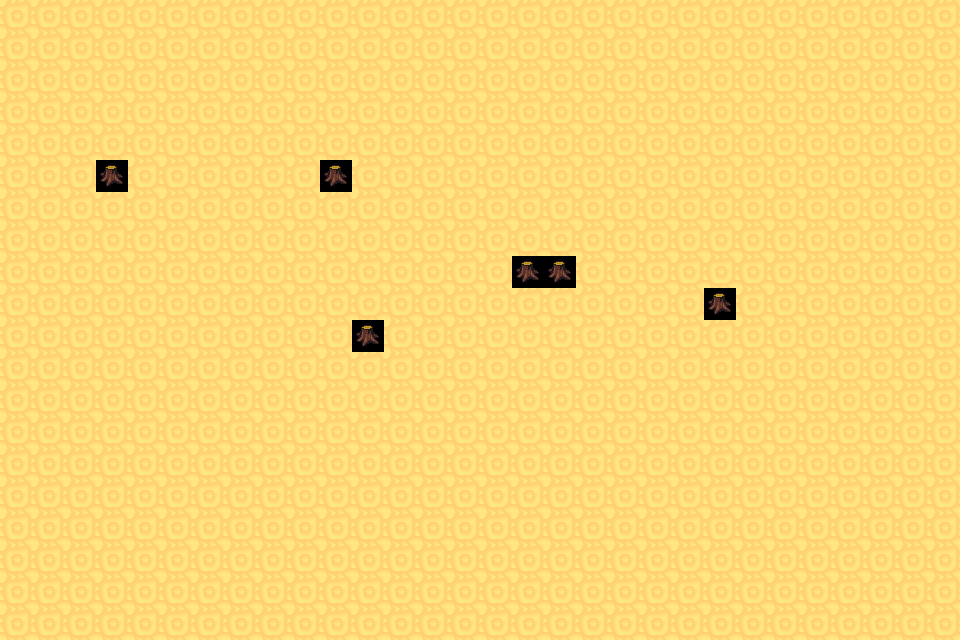

Below is a game level as drawn by its tile map, then a one-line description and the .tmx file that defines it, in full:
An orthogonal 30x20 tile map with 32x32 px tiles, 1 tile layer (Tile Layer 1).

<map version="1.10" tiledversion="1.11.2" orientation="orthogonal" renderorder="right-down" width="30" height="20" tilewidth="32" tileheight="32" infinite="0" nextlayerid="3" nextobjectid="1">
 <tileset firstgid="1" source="32x32_map_tile.tsx" />
 <layer id="1" name="Tile Layer 1" width="30" height="20">
  <data encoding="csv">
143,143,143,143,143,143,143,143,143,143,143,143,143,143,143,143,143,143,143,143,143,143,143,143,143,143,143,143,143,143,
143,143,143,143,143,143,143,143,143,143,143,143,143,143,143,143,143,143,143,143,143,143,143,143,143,143,143,143,143,143,
143,143,143,143,143,143,143,143,143,143,143,143,143,143,143,143,143,143,143,143,143,143,143,143,143,143,143,143,143,143,
143,143,143,143,143,143,143,143,143,143,143,143,143,143,143,143,143,143,143,143,143,143,143,143,143,143,143,143,143,143,
143,143,143,143,143,143,143,143,143,143,143,143,143,143,143,143,143,143,143,143,143,143,143,143,143,143,143,143,143,143,
143,143,143,163,143,143,143,143,143,143,163,143,143,143,143,143,143,143,143,143,143,143,143,143,143,143,143,143,143,143,
143,143,143,143,143,143,143,143,143,143,143,143,143,143,143,143,143,143,143,143,143,143,143,143,143,143,143,143,143,143,
143,143,143,143,143,143,143,143,143,143,143,143,143,143,143,143,143,143,143,143,143,143,143,143,143,143,143,143,143,143,
143,143,143,143,143,143,143,143,143,143,143,143,143,143,143,143,163,163,143,143,143,143,143,143,143,143,143,143,143,143,
143,143,143,143,143,143,143,143,143,143,143,143,143,143,143,143,143,143,143,143,143,143,163,143,143,143,143,143,143,143,
143,143,143,143,143,143,143,143,143,143,143,163,143,143,143,143,143,143,143,143,143,143,143,143,143,143,143,143,143,143,
143,143,143,143,143,143,143,143,143,143,143,143,143,143,143,143,143,143,143,143,143,143,143,143,143,143,143,143,143,143,
143,143,143,143,143,143,143,143,143,143,143,143,143,143,143,143,143,143,143,143,143,143,143,143,143,143,143,143,143,143,
143,143,143,143,143,143,143,143,143,143,143,143,143,143,143,143,143,143,143,143,143,143,143,143,143,143,143,143,143,143,
143,143,143,143,143,143,143,143,143,143,143,143,143,143,143,143,143,143,143,143,143,143,143,143,143,143,143,143,143,143,
143,143,143,143,143,143,143,143,143,143,143,143,143,143,143,143,143,143,143,143,143,143,143,143,143,143,143,143,143,143,
143,143,143,143,143,143,143,143,143,143,143,143,143,143,143,143,143,143,143,143,143,143,143,143,143,143,143,143,143,143,
143,143,143,143,143,143,143,143,143,143,143,143,143,143,143,143,143,143,143,143,143,143,143,143,143,143,143,143,143,143,
143,143,143,143,143,143,143,143,143,143,143,143,143,143,143,143,143,143,143,143,143,143,143,143,143,143,143,143,143,143,
143,143,143,143,143,143,143,143,143,143,143,143,143,143,143,143,143,143,143,143,143,143,143,143,143,143,143,143,143,143
</data>
 </layer>
</map>
